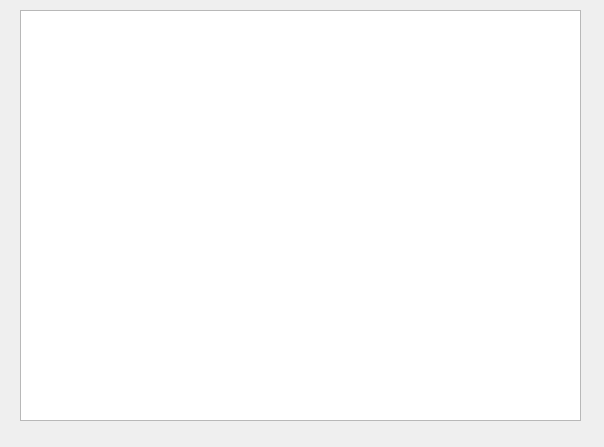
<?xml version="1.0" encoding="UTF-8"?>
<ui version="4.0">
 <class>MainWindow</class>
 <widget class="QMainWindow" name="MainWindow">
  <property name="geometry">
   <rect>
    <x>0</x>
    <y>0</y>
    <width>604</width>
    <height>447</height>
   </rect>
  </property>
  <property name="windowTitle">
   <string>Вывод программы</string>
  </property>
  <widget class="QWidget" name="centralwidget">
   <widget class="QTableWidget" name="tableWidget">
    <property name="geometry">
     <rect>
      <x>20</x>
      <y>10</y>
      <width>561</width>
      <height>411</height>
     </rect>
    </property>
   </widget>
  </widget>
 </widget>
 <resources/>
 <connections/>
</ui>
